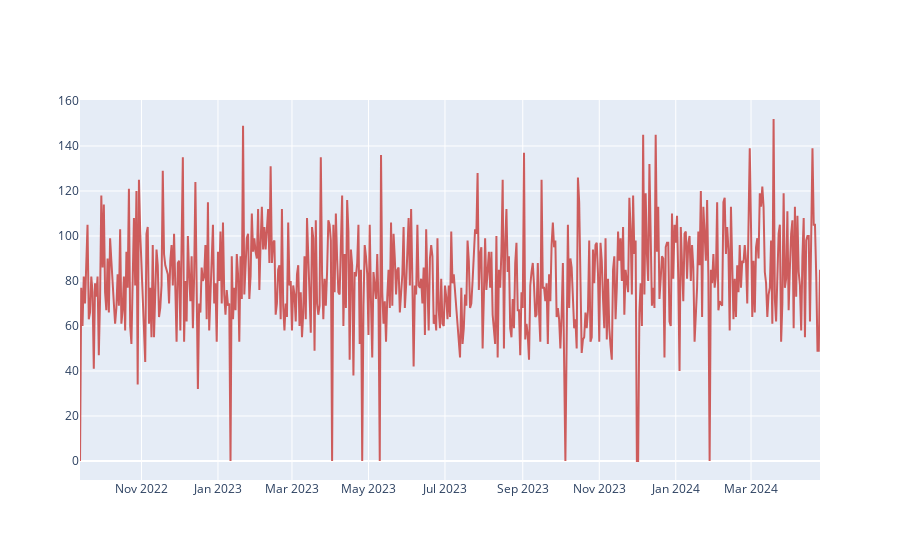

The code cell stored with this chart in its notebook:
### Code cell
deep_sleep_timeserie = go.Figure(data=go.Scatter(x=df_sleep.index, 
                        y=df_sleep['deep_sleep_time'],
                        marker_color='indianred', text="deep_sleep"))

deep_sleep_timeserie.show()

### Figure 1 — Plotly figure (JSON) as saved in the notebook; plotly's stock layout.template omitted (floating-point values rounded to 4 significant figures; data arrays with more than 128 entries replaced by an {"elided": "..."} marker saying what was removed)
{"data": [{"marker": {"color": "indianred"}, "text": "deep_sleep", "type": "scatter", "x": {"elided": "586 str values"}, "y": {"elided": "586 int values"}}], "layout": {}}
